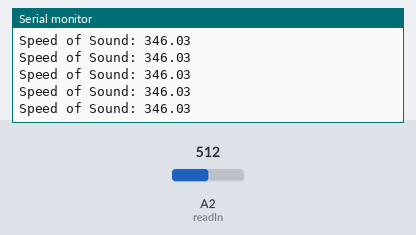
The program below on a simulated Arduino Nano, built with avr-gcc and run on an emulated ATmega328P. On the bench: the last lines printed to the serial monitor. Inputs (shaded band) come from the test bench; at power-on: A2 (readIn) = 512.

Above: at 1.2 s.
1.3 s: A2 (readIn) set to 716
At 1.32 s:
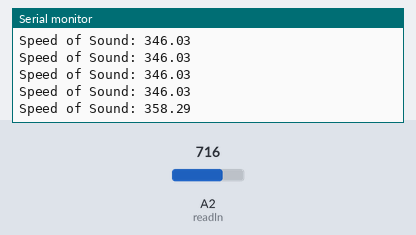
2.8 s: A2 (readIn) set to 900
At 2.83 s:
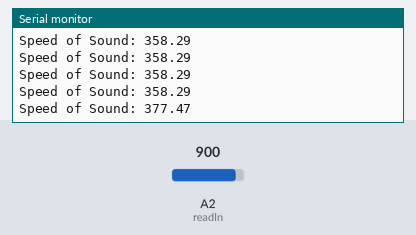
Timing chart, 0 to 5.8 s (numbered marks = the images above; inputs shaded):
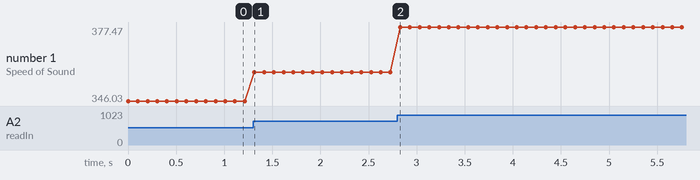

Measured:
- after the input at 1.3 s, the serial monitor: prints a new line at once (image 1)
- after the input at 2.8 s, the serial monitor: prints a new line at once (image 2)
- plotted number 1: 346.03 → 358.29 after the input at 1.3 s, 358.29 → 377.47 after the input at 2.8 s

The program:

main.cpp
```cpp
#include <Arduino.h>
/*
R2 eqn:
Vout = Vin*R2/(R1+R2)
...
R2 = R1*(Vin/Vout - 1)

Steinhart - Hart Thermistor Eqn:
1/T = A  + B logR2 + C logR2^3;
*/
const int readIn = A2;

void setup() {
Serial.begin(9600);
pinMode(readIn, INPUT);
}

int R1 = 10000; //USER SET
int ADCIN;
float R2, Vout, T, soundSpeed;

//LOOK THESE UP FOR YOUR THERMISTOR'S RESISTANCE RATING
double A = 0.001125308852122;
double B = 0.000234711863267;
double C = 0.000000085663516;


void loop() {
ADCIN = analogRead(readIn);
Vout = ADCIN/1023.;
R2 = R1 * (1/Vout - 1.0);
R2 = log(R2);
T = (float) A + B*R2 + C*R2*R2*R2;
T = 1/T - 273.15;
soundSpeed = 331 + 0.6 * T;
Serial.print("Speed of Sound: "); Serial.print(soundSpeed); Serial.print("\n");
delay(100);
}
```
